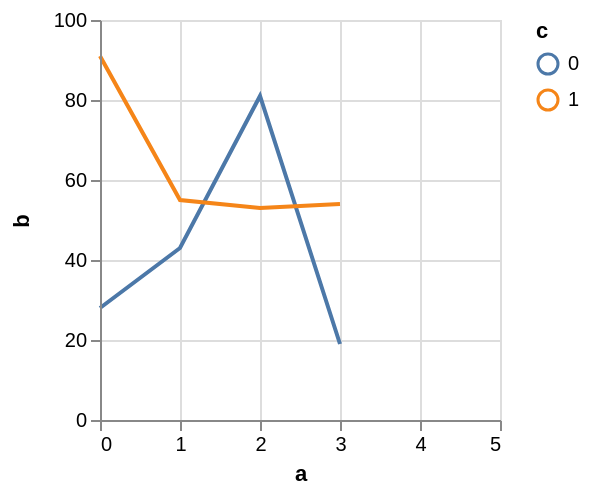

Describe this chart as a Vega-Lite specification.
### Vega specification from a JSON file in a GitHub repository (floating-point values rounded to 4 significant figures)
{"$schema": "https://vega.github.io/schema/vega/v4.json", "autosize": "pad", "padding": 5, "width": 200, "height": 200, "style": "cell", "data": [{"name": "source_0", "values": [{"a": 0, "b": 28, "c": 0}, {"a": 0, "b": 91, "c": 1}, {"a": 1, "b": 43, "c": 0}, {"a": 1, "b": 55, "c": 1}, {"a": 2, "b": 81, "c": 0}, {"a": 2, "b": 53, "c": 1}, {"a": 3, "b": 19, "c": 0}]}, {"name": "data_0", "source": "source_0", "transform": [{"type": "formula", "expr": "toNumber(datum[\"a\"])", "as": "a"}, {"type": "impute", "field": "b", "key": "a", "method": "value", "groupby": ["c"], "value": null}, {"type": "window", "as": ["imputed_b_value"], "ops": ["mean"], "fields": ["b"], "frame": [-2, 2], "ignorePeers": false, "groupby": ["c"]}, {"type": "formula", "expr": "datum.b === null ? datum.imputed_b_value : datum.b", "as": "b"}]}], "marks": [{"name": "pathgroup", "type": "group", "from": {"facet": {"name": "faceted_path_main", "data": "data_0", "groupby": ["c"]}}, "encode": {"update": {"width": {"field": {"group": "width"}}, "height": {"field": {"group": "height"}}}}, "marks": [{"name": "marks", "type": "line", "style": ["line"], "sort": {"field": "datum[\"a\"]", "order": "descending"}, "from": {"data": "faceted_path_main"}, "encode": {"update": {"stroke": {"scale": "color", "field": "c"}, "tooltip": {"signal": "{\"a\": format(datum[\"a\"], \"\"), \"b\": format(datum[\"b\"], \"\"), \"c\": ''+datum[\"c\"]}"}, "x": {"scale": "x", "field": "a"}, "y": {"scale": "y", "field": "b"}, "defined": {"signal": "datum[\"a\"] !== null && !isNaN(datum[\"a\"]) && datum[\"b\"] !== null && !isNaN(datum[\"b\"])"}}}}]}], "scales": [{"name": "x", "type": "linear", "domain": {"data": "data_0", "field": "a"}, "range": [0, {"signal": "width"}], "nice": 1, "zero": false}, {"name": "y", "type": "linear", "domain": {"data": "data_0", "field": "b"}, "range": [{"signal": "height"}, 0], "nice": true, "zero": true}, {"name": "color", "type": "ordinal", "domain": {"data": "data_0", "field": "c", "sort": true}, "range": "category"}], "axes": [{"scale": "x", "orient": "bottom", "grid": false, "title": "a", "labelFlush": true, "labelOverlap": true, "tickCount": {"signal": "ceil(width/40)"}, "zindex": 1}, {"scale": "x", "orient": "bottom", "gridScale": "y", "grid": true, "tickCount": {"signal": "ceil(width/40)"}, "domain": false, "labels": false, "maxExtent": 0, "minExtent": 0, "ticks": false, "zindex": 0}, {"scale": "y", "orient": "left", "grid": false, "title": "b", "labelOverlap": true, "tickCount": {"signal": "ceil(height/40)"}, "zindex": 1}, {"scale": "y", "orient": "left", "gridScale": "x", "grid": true, "tickCount": {"signal": "ceil(height/40)"}, "domain": false, "labels": false, "maxExtent": 0, "minExtent": 0, "ticks": false, "zindex": 0}], "legends": [{"stroke": "color", "title": "c"}], "config": {"axisY": {"minExtent": 30}}}
